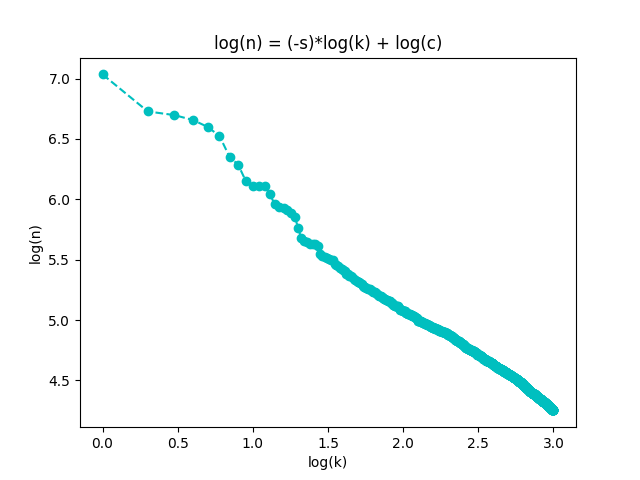

The script that saved this image:
#**************************************************************************************************************
# list_k: 원래의 k 값들을 담는 배열(즉 원래의 x값). 1~1000까지의 값을 갖는다. [1, 2, 3, 4, ... 1000]
# list_n: 원래의 n 값들을 담는 배열(즉 원래의 y값). 단어의 출현 횟수를 담는다. [10846785, 5348160,  ... 17814]

# res_c: 구해야 하는 c값을 담는 변수. c의 결과는 첫번째로 많이 등장한 단어(the)의 출현횟수이다.
#       지프의 법칙 원래 식(n = c*k**(-s))에서 k == 1 일 때의 n 값이 c 값이기 때문이다.
# res_s: 구해야 하는 s값을 담는 변수. 지프의 법칙 원래 식의 양변에 로그를 취하면 log(n) = -s* log(k) + log(c) 이기 때문에,
#       원래의 그래프의 x, y에 대해서 로그스케일 취한 그래프의 그래프의 기울기이다. (-s)가 기울기.

# 기울기를 구한 방법 : 결과가 나온 x(k), y(n) 값들에 전부 상용로그를 취해서 값들을 얻어서 배열을 만들었다. 그 배열에서 한 인덱스씩 차이나는
#      값들의 차이 (바로 다음 값과의 차이)를 담는 배열을 만들었다. x, y 값들의 차이 배열 두개를 zip 해서 (y의 증가량)/ (x의 증가량)을 활용해
#       한칸마다 기울기 조각을 구해서 그 조각들의 평균으로 전체 그래프의 기울기를 측정했다.

# 코드를 작성할 때, 처음에는 plot 에서는 그냥 scale만 log로 해주었는데, 위의 과정으로 기울기를 구하면서 원래의 값들에 상용로그 취한 값들을 알아내기
# 때문에, 그래프도 구한 로그 값 배열을 활용하여 그려주었다.

# log_k: list_k 배열의 값들에 상용로그를 취한 값들을 담는 배열.
# log_n: list_n 배열의 값들에 상용로그를 취한 값들을 담는 배열.

# gap_k: log_k 배열의 바로 다음 원소와의 차잇값을 담는 배열.
# gap_n: log_n 배열의 바로 다음 원소와의 차잇값을 담는 배열.

# slope_fragment: gap_k, gap_n 배열을 활용하여 구한 (y의 증가량)/ (x의 증가량) 조각들을 담는 배열.
#**************************************************************************************************************

from matplotlib import pyplot as plt
import sys
import math

num_data = 1000
list_k = [k for k in range(1, num_data + 1)]
list_n = [int(line.split()[1]) for line in sys.stdin]

# def cal_cs(k, n):
#     c = n[0]
#     print(c)
#
#     log_k = [round(math.log(x_k), 2) for x_k in k]
#     log_n = [round(math.log(y_n), 2) for y_n in n]
#
#     gap_k = [log_k[i+1] - log_k[i] for i in range(len(log_k)-1)]
#     gap_n = [log_n[i+1] - log_n[i] for i in range(len(log_n)-1)]
#
#
#     slope_fragment = [round(y/x, 2) for x, y in zip(gap_k, gap_n)]
#     # for x, y in zip(gap_k, gap_n):
#     #     slope_fragment.append(y/x)
#
#     print("slope_fragment: ", slope_fragment)
#     s = sum(slope_fragment)/len(slope_fragment)
#     s = -1*s
#     print(s)
#
#     # return str(c), str(s)
#     return

res_c = list_n[0]
log_k = [round(math.log10(x_k), 3) for x_k in list_k]
log_n = [round(math.log10(y_n), 3) for y_n in list_n]

gap_k = [log_k[i+1] - log_k[i] for i in range(len(log_k)-1)]
gap_n = [log_n[i+1] - log_n[i] for i in range(len(log_n)-1)]

slope_fragment = [round(y/x, 3) for x, y in zip(gap_k, gap_n) if x!=0]

s = sum(slope_fragment)/len(slope_fragment)
res_s = -1 * s
print("C: %d\nS: %f" %(res_c, res_s))

plt.plot(log_k, log_n, 'co--')
plt.title("log(n) = (-s)*log(k) + log(c)")
plt.ylabel("log(n)")
plt.xlabel("log(k)")
plt.savefig("h01_<오준호>_<20191626>_plot.png")
plt.show()